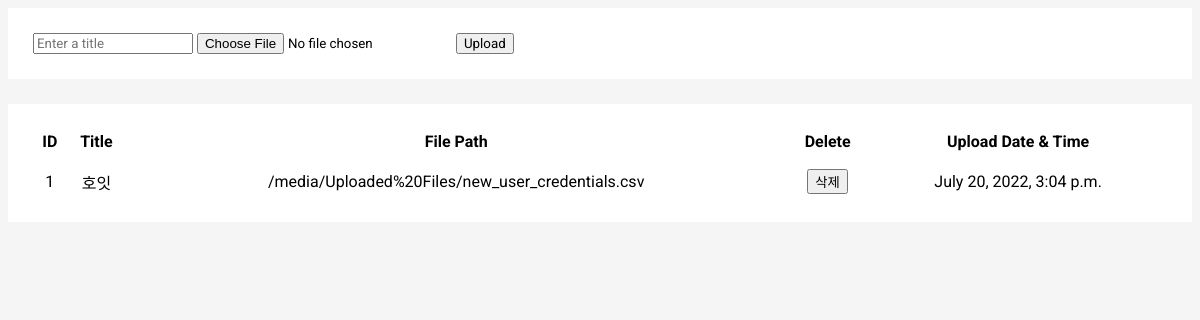
/, run on an earlier commit of the app's database.
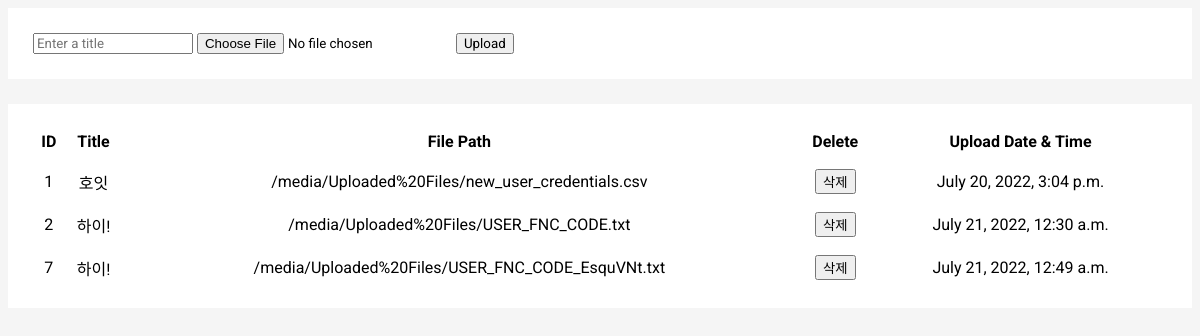
And on a later commit of the database.
### searchapp/models.py (models this page shows)
class Document(models.Model):
    title = models.CharField(max_length = 200)
    uploadedFile = models.FileField(upload_to = "Uploaded Files/")
    dateTimeOfUpload = models.DateTimeField(auto_now = True)

### searchapp/views.py (the view, shortened to what this page needs)
# urls.py: path("", views.uploadFile, name = "uploadFile"),
def uploadFile(request):
    documents = models.Document.objects.all()
    return render(request, "searchapp/upload-file.html", context = {
        "files": documents
    })

### searchapp/templates/searchapp/upload-file.html (shortened to what this page needs)
<!DOCTYPE html>
{% load static %}
<html lang="en">
<head>
</head>
<body>
    <form action="{% url 'searchapp:uploadFile' %}" method="POST" enctype="multipart/form-data">
        <input type="text" name="fileTitle" placeholder="Enter a title">
        <input type="file" name="uploadedFile">
        <input type="submit" value="Upload">
    </form>
    <table>
        <tr>
            <th>ID</th>
            <th>Title</th>
            <th>File Path</th>
            <th>Delete</th>
            <th>Upload Date & Time</th>
        </tr>
        {% for file in files %}
            <tr>
                <td>{{ file.id }}</td>
                <td>{{ file.title }}</td>
                <td>{{ file.uploadedFile.url }}</td>
                <td><button onclick="location.href='{% url 'searchapp:delete' file_id=file.id %}'">삭제</button></td>
                <td>{{ file.dateTimeOfUpload }}</td>
            </tr>
        {% endfor %}
    </table>
</body>
</html>

What changed in the data, as far as the page shows it:
added Document: id "2", title "하이!", uploadedFile "/media/Uploaded%20Files/USER_FNC_CODE.txt", dateTimeOfUpload "July 21, 2022, 12:30 a.m."
added Document: id "7", title "하이!", uploadedFile "/media/Uploaded%20Files/USER_FNC_CODE_EsquVNt.txt", dateTimeOfUpload "July 21, 2022, 12:49 a.m."
